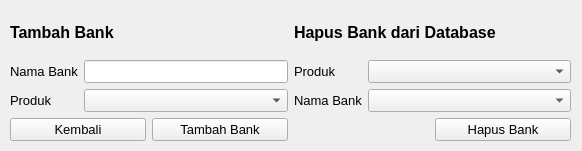
<?xml version="1.0" encoding="UTF-8"?>
<ui version="4.0">
 <class>Form</class>
 <widget class="QWidget" name="Form">
  <property name="geometry">
   <rect>
    <x>0</x>
    <y>0</y>
    <width>582</width>
    <height>151</height>
   </rect>
  </property>
  <property name="windowTitle">
   <string>Form</string>
  </property>
  <widget class="QWidget" name="gridLayoutWidget">
   <property name="geometry">
    <rect>
     <x>10</x>
     <y>10</y>
     <width>561</width>
     <height>131</height>
    </rect>
   </property>
   <layout class="QGridLayout" name="gridLayout">
    <item row="2" column="0">
     <widget class="QPushButton" name="btn_cancel">
      <property name="font">
       <font>
        <pointsize>10</pointsize>
       </font>
      </property>
      <property name="text">
       <string>Kembali</string>
      </property>
     </widget>
    </item>
    <item row="1" column="0" colspan="2">
     <layout class="QFormLayout" name="formLayout">
      <item row="0" column="0">
       <widget class="QLabel" name="label">
        <property name="font">
         <font>
          <pointsize>10</pointsize>
         </font>
        </property>
        <property name="text">
         <string>Nama Bank</string>
        </property>
       </widget>
      </item>
      <item row="0" column="1">
       <widget class="QLineEdit" name="in_bankName">
        <property name="font">
         <font>
          <pointsize>10</pointsize>
         </font>
        </property>
       </widget>
      </item>
      <item row="1" column="0">
       <widget class="QLabel" name="label_3">
        <property name="font">
         <font>
          <pointsize>10</pointsize>
         </font>
        </property>
        <property name="text">
         <string>Produk</string>
        </property>
       </widget>
      </item>
      <item row="1" column="1">
       <widget class="QComboBox" name="cmb_prod">
        <property name="font">
         <font>
          <pointsize>10</pointsize>
         </font>
        </property>
       </widget>
      </item>
     </layout>
    </item>
    <item row="2" column="3">
     <widget class="QPushButton" name="btn_remove">
      <property name="font">
       <font>
        <pointsize>10</pointsize>
       </font>
      </property>
      <property name="text">
       <string>Hapus Bank</string>
      </property>
     </widget>
    </item>
    <item row="2" column="1">
     <widget class="QPushButton" name="btn_add">
      <property name="font">
       <font>
        <pointsize>10</pointsize>
       </font>
      </property>
      <property name="text">
       <string>Tambah Bank</string>
      </property>
     </widget>
    </item>
    <item row="0" column="2" colspan="2">
     <widget class="QLabel" name="label_4">
      <property name="font">
       <font>
        <pointsize>12</pointsize>
        <weight>75</weight>
        <bold>true</bold>
       </font>
      </property>
      <property name="text">
       <string>Hapus Bank dari Database</string>
      </property>
     </widget>
    </item>
    <item row="0" column="0" colspan="2">
     <widget class="QLabel" name="label_2">
      <property name="font">
       <font>
        <pointsize>12</pointsize>
        <weight>75</weight>
        <bold>true</bold>
       </font>
      </property>
      <property name="text">
       <string>Tambah Bank</string>
      </property>
     </widget>
    </item>
    <item row="1" column="2" colspan="2">
     <layout class="QFormLayout" name="formLayout_3">
      <item row="1" column="1">
       <widget class="QComboBox" name="cmb_prdList">
        <property name="font">
         <font>
          <pointsize>10</pointsize>
         </font>
        </property>
       </widget>
      </item>
      <item row="2" column="1">
       <widget class="QComboBox" name="cmb_removeBank">
        <property name="enabled">
         <bool>true</bool>
        </property>
        <property name="font">
         <font>
          <pointsize>10</pointsize>
         </font>
        </property>
       </widget>
      </item>
      <item row="1" column="0">
       <widget class="QLabel" name="label_5">
        <property name="font">
         <font>
          <pointsize>10</pointsize>
         </font>
        </property>
        <property name="text">
         <string>Produk</string>
        </property>
       </widget>
      </item>
      <item row="2" column="0">
       <widget class="QLabel" name="label_6">
        <property name="font">
         <font>
          <pointsize>10</pointsize>
         </font>
        </property>
        <property name="text">
         <string>Nama Bank</string>
        </property>
       </widget>
      </item>
     </layout>
    </item>
   </layout>
  </widget>
 </widget>
 <resources/>
 <connections/>
</ui>
